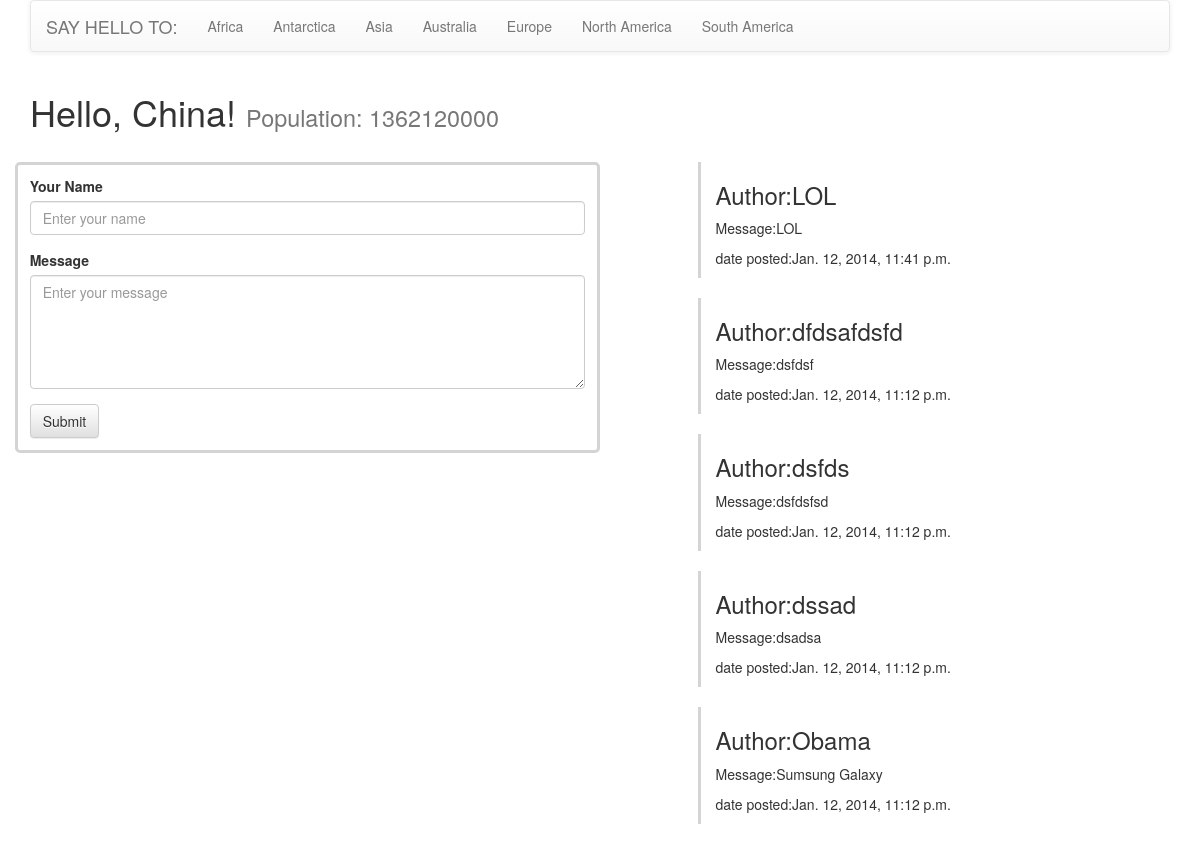
/helloworld/country/3/, run on the app's committed database.
### helloworld/models.py (models this page shows, shortened)
class Continent(models.Model):
	name = models.CharField(max_length=15)
	area = models.IntegerField(default=0)
	def __unicode__(self):
		return self.name

class Country(models.Model):
	continent = models.ForeignKey(Continent)
	name = models.CharField(max_length=50)
	population = models.IntegerField(default=0)

class Message(models.Model):
	country = models.ForeignKey(Country)
	author = models.CharField(max_length=50)
	message = models.CharField(max_length=500)
	pub_date = models.DateTimeField('date published')

### helloworld/views.py (the view)
# urls.py: url(r'^country/(?P<country_id>\d+)/$',views.country_comment, name = "country_comment"),
def country_comment(request, country_id):
	continents = Continent.objects.all()
	chosen_country = get_object_or_404(Country, pk=country_id)
	messages = chosen_country.message_set.order_by('-pub_date')[:5]
	return render(request,"helloworld/country_comment.html",{"country":chosen_country, "continents": continents, "messages": messages})

### helloworld/templates/helloworld/country_comment.html (shortened to what this page needs)
{% extends 'helloworld/base.html' %}
{% block content %}
<div class="container">
	<div class="row">
		<div class="col-md-12">
			<h1>
			Hello, {{ country.name }}!
			<small>Population: {{country.population}}</small>
			</h1>
		</div>
	</div>
	<div class="row">
		<br/>
		<div class="col-md-6" id="form-area">
			<form role="form" action="{% url 'get_message' country.id %}" method="post">
				<div class="form-group">
					<label for="author">Your Name</label>
					<input type="text" class="form-control" id="author" name="message_author" placeholder="Enter your name">
				</div>
				<div class="form-group">
					<label for="message">Message</label>
					<textarea class="form-control" rows="5" id="message" name="message_message" placeholder="Enter your message"></textarea>
				</div>
				<button type="submit" class="btn btn-default">Submit</button>
			</form>
		</div>
		<div class="col-md-6">
			{% for message in messages %}
			<div class="row">
				<div class="col-md-10 col-md-offset-2 message-div">
					<h3>Author:{{ message.author }}</h3>
					<p>Message:{{ message.message }}</p>
					<p>date posted:{{ message.pub_date }}</p>
				</div>
			</div>
			<br/>
			{% endfor %}
		</div>
	</div>
</div>
{% endblock %}

### helloworld/templates/helloworld/base.html (shortened to what this page needs)
{% load staticfiles %}
<!DOCTYPE html>
<html>
<head>
	<link rel="stylesheet" type="text/css" href="//netdna.bootstrapcdn.com/bootstrap/3.0.3/css/bootstrap.min.css">
	<link rel="stylesheet" type="text/css" href="//netdna.bootstrapcdn.com/bootstrap/3.0.3/css/bootstrap-theme.min.css">
</head>
<body>
{% block navbar %}
	<div class="container">
		<div class="row">
			<div class="col-md-12">
				<div class="navbar navbar-default ">
					<div class="navbar-header">
				    	<a class="navbar-brand" href="{% url 'welcome' %}">SAY HELLO TO:</a>
				  	</div>
	  				<div class="collapse navbar-collapse">
	  					<ul class="nav navbar-nav">
	  						{% for cont in continents %}
	  							{% ifequal cont.id continent.id %}
	  								<li class="active dropdown">
  										<a  id="drop{{ cont }}" href="{% url 'continent' cont.id %}">{{ cont.name }}</a>
	  									<ul class="dropdown-menu" role="menu" aria-labelledby="drop{{ cont }}">
	  										{% for country in cont.country_set.all %}
	  										<li><a href="{% url 'country_comment' country.id %}">{{ country.name }}</a></li>
	  										{% endfor %}
	  									</ul>
  									</li>
	  							{% else %}
	  								<li class="dropdown">
  										<a id="drop{{ cont }}" href="{% url 'continent' cont.id %}">{{ cont.name }}</a>
  									</li>
	  							{% endifequal %}
	  						{% endfor %}
	  					</ul>
	  				</div>
				</div>
			</div>
		</div>
	</div>
{% endblock %}
{% block content %}{% endblock %}
</body>
</html>

### helloworld/templates/helloworld/country_comment.html (style rules this page uses)
#form-area { padding: 1%; border: 3px solid #d4d4d4; border-radius: 5px; }
.message-div { border-left: 3px solid #d4d4d4 }

### data on the page
Continent: name "Africa"
Continent: name "Antarctica"
Continent: name "Asia"
Continent: name "Australia"
Continent: name "Europe"
Continent: name "North America"
Continent: name "South America"
Country: name "China", population "1362120000"
Message: author "LOL", message "LOL", pub_date "Jan. 12, 2014, 11:41 p.m."
Message: author "dfdsafdsfd", message "dsfdsf", pub_date "Jan. 12, 2014, 11:12 p.m."
Message: author "dsfds", message "dsfdsfsd", pub_date "Jan. 12, 2014, 11:12 p.m."
Message: author "dssad", message "dsadsa", pub_date "Jan. 12, 2014, 11:12 p.m."
Message: author "Obama", message "Sumsung Galaxy", pub_date "Jan. 12, 2014, 11:12 p.m."
